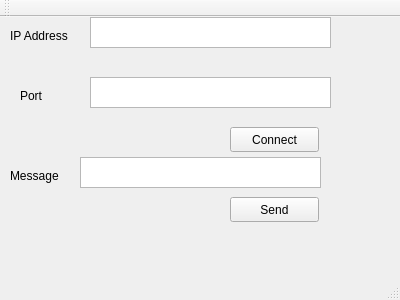
<?xml version="1.0" encoding="UTF-8"?>
<ui version="4.0">
 <class>Client</class>
 <widget class="QMainWindow" name="Client">
  <property name="geometry">
   <rect>
    <x>0</x>
    <y>0</y>
    <width>400</width>
    <height>300</height>
   </rect>
  </property>
  <property name="windowTitle">
   <string>Client</string>
  </property>
  <widget class="QWidget" name="centralWidget">
   <widget class="QLabel" name="label">
    <property name="geometry">
     <rect>
      <x>10</x>
      <y>10</y>
      <width>81</width>
      <height>17</height>
     </rect>
    </property>
    <property name="text">
     <string>IP Address</string>
    </property>
   </widget>
   <widget class="QTextEdit" name="textEditIPAddress">
    <property name="geometry">
     <rect>
      <x>90</x>
      <y>0</y>
      <width>241</width>
      <height>31</height>
     </rect>
    </property>
   </widget>
   <widget class="QLabel" name="label_2">
    <property name="geometry">
     <rect>
      <x>20</x>
      <y>70</y>
      <width>41</width>
      <height>17</height>
     </rect>
    </property>
    <property name="text">
     <string>Port</string>
    </property>
   </widget>
   <widget class="QTextEdit" name="textEditPort">
    <property name="geometry">
     <rect>
      <x>90</x>
      <y>60</y>
      <width>241</width>
      <height>31</height>
     </rect>
    </property>
   </widget>
   <widget class="QPushButton" name="pushButtonConnect">
    <property name="geometry">
     <rect>
      <x>230</x>
      <y>110</y>
      <width>89</width>
      <height>25</height>
     </rect>
    </property>
    <property name="text">
     <string>Connect</string>
    </property>
   </widget>
   <widget class="QLabel" name="label_3">
    <property name="geometry">
     <rect>
      <x>10</x>
      <y>150</y>
      <width>71</width>
      <height>17</height>
     </rect>
    </property>
    <property name="text">
     <string>Message</string>
    </property>
   </widget>
   <widget class="QTextEdit" name="textEditMessage">
    <property name="geometry">
     <rect>
      <x>80</x>
      <y>140</y>
      <width>241</width>
      <height>31</height>
     </rect>
    </property>
   </widget>
   <widget class="QPushButton" name="pushButtonSend">
    <property name="geometry">
     <rect>
      <x>230</x>
      <y>180</y>
      <width>89</width>
      <height>25</height>
     </rect>
    </property>
    <property name="text">
     <string>Send</string>
    </property>
   </widget>
  </widget>
  <widget class="QMenuBar" name="menuBar">
   <property name="geometry">
    <rect>
     <x>0</x>
     <y>0</y>
     <width>400</width>
     <height>22</height>
    </rect>
   </property>
  </widget>
  <widget class="QToolBar" name="mainToolBar">
   <attribute name="toolBarArea">
    <enum>TopToolBarArea</enum>
   </attribute>
   <attribute name="toolBarBreak">
    <bool>false</bool>
   </attribute>
  </widget>
  <widget class="QStatusBar" name="statusBar"/>
 </widget>
 <layoutdefault spacing="6" margin="11"/>
 <resources/>
 <connections/>
</ui>
